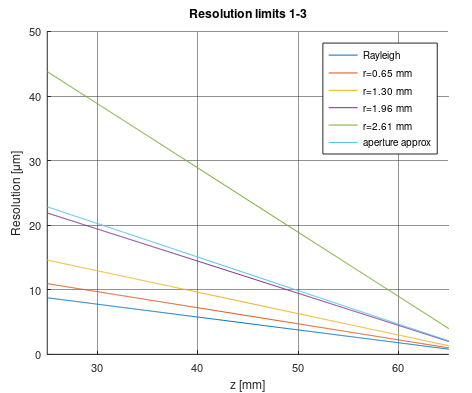
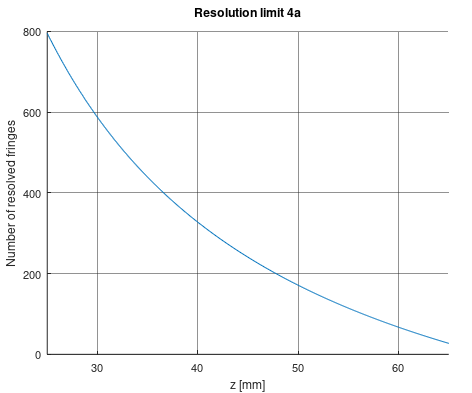

Source code (MATLAB) for these figures, in order: (Note: a time limit stopped this script after it produced the figures.)

output='/home/pracownicy/jnowak/holo/resolution/plots';
frm='png';
res=300;

% constants
lambda=532e-9;
zR=69e-3;
px=3.1843e-6;
Dh=2048*px;
k0=3.83;
Nbit=8;

% mean fitted values
w=6.2607e-3;
xR=-0.4550e-3; xC=-sign(xR)*3.25e-3;
yR=0.8615e-3; yC=-sign(yR)*3.25e-3;
rmax=sqrt((xR-xC)^2+(yR-yC)^2);



%% 1st, 2nd and approx 3rd limit
z=(25:0.1:65)'*1e-3; zo=zR-z;
r=(0.2:0.2:0.8)'*Dh/2; % distance from the hologram center in hologram plane

dlim1=1.22*2*lambda*zo/Dh;

[Z,R]=meshgrid(zo,r);
dlim2=1.22*2*lambda/Dh*Z./(1-2/Dh*R);

betaG=10;
dlim3_approx=betaG/pi*2*lambda/Dh*zo;

f=figure('Color','white',...
    'PaperUnits','centimeters',...
    'PaperSize',[21 29.7],...
    'PaperPosition',[2.5 2.5 12 10]);
ax=axes('Parent',f,'Color','none',...
    'Position',[0.1 0.1 0.85 0.82],'FontSize',8);
hold on
plot(z*1e3,dlim1*1e6)
plot(z*1e3,dlim2*1e6)
plot(z*1e3,dlim3_approx*1e6)
legend(cat(1,'Rayleigh',...
    num2cell(num2str(r*1e3,'r=%4.2f mm'),2),...
    'aperture approx'),...
    'Location','northeast')
xlabel('z [mm]')
ylabel('Resolution [\mum]')
title('Resolution limits 1-3')
set(ax,'XGrid','on','YGrid','on','GridAlpha',0.5,'XLim',[min(z) max(z)]*1e3)
print(f,[output,filesep,'res1-3'],['-d',frm],['-r',num2str(res)]);



%% 4th limit
z=(25:0.1:65)'*1e-3; zo=zR-z;
k=(0.25:0.01:1)'; % length with respect to 1st bessel zero


% n=n(zo)
nlim4=zeros(length(z),1);
fitoptions=optimset('TolX',1e-3);
for cnt1=1:length(z)
    fun4limN=@(nn) abs(sqrt(2*nn+2.5)-sqrt(2*nn+0.5)-2*px*sqrt((1/zo(cnt1)-1/zR)/lambda));
    nlim4(cnt1)=fminsearch(fun4limN,10,fitoptions);
end
zo_check=1./((sqrt(2*nlim4+2.5)-sqrt(2*nlim4+0.5)).^2*lambda/4/px^2+1/zR);
z_check=zR-zo_check;
nlim4_approx=lambda./(1./zo-1/zR)/8/px^2-3/4;

f=figure('Color','white',...
    'PaperUnits','centimeters',...
    'PaperSize',[21 29.7],...
    'PaperPosition',[2.5 2.5 12 10]);
ax=axes('Parent',f,'Color','none',...
    'Position',[0.1 0.1 0.85 0.82],'FontSize',8);
hold on
%plot(z*1e3,nlim4,z_check*1e3,nlim4,z*1e3,nlim4_approx)
plot(z*1e3,nlim4)
xlabel('z [mm]')
ylabel('Number of resolved fringes')
title('Resolution limit 4a')
set(ax,'XGrid','on','YGrid','on','GridAlpha',0.5,'XLim',[min(z) max(z)]*1e3)
print(f,[output,filesep,'res4a'],['-d',frm],['-r',num2str(res)]);


% d=d(zo,k)
dlim4=zeros(length(k),length(z));
fitoptions=optimset('TolX',1e-8);
for cnt1=1:length(k)
    for cnt2=1:length(z)
        fun4limN=@(nn) abs(sqrt(2*nn+2.5)-sqrt(2*nn+0.5)-2*px*sqrt((1/zo(cnt2)-1/zR)/lambda));
        fun4_d2n=@(dd) 0.5*(k0*k(cnt1)/pi/dd)^2*lambda*zo(cnt2)*(1-zo(cnt2)/zR)-0.25;
        fun4limD=@(dd) fun4limN(fun4_d2n(dd));
        dlim4(cnt1,cnt2)=fminsearch(fun4limD,3e-6,fitoptions);
    end
end

f=figure('Color','white',...
    'PaperUnits','centimeters',...
    'PaperSize',[21 29.7],...
    'PaperPosition',[2.5 2.5 12 10]);
axes('Parent',f,'Color','none',...
    'Position',[0.1 0.1 0.85 0.82],'FontSize',8);
hold on
contourf(z*1e3,k,dlim4*1e6,30)
colormap jet, c=colorbar; c.Label.String='Resolution [\mum]';
xlabel('z [mm]')
ylabel('bessel normalized coordinate k')
title('Resolution limit 4b')
print(f,[output,filesep,'res4bCon'],['-d',frm],['-r',num2str(res)]);

[Zo,K]=meshgrid(zo,k);
dlim4_approx=2/pi*k0*px*K.*(1-Zo/zR);

f=figure('Color','white',...
    'PaperUnits','centimeters',...
    'PaperSize',[21 29.7],...
    'PaperPosition',[2.5 2.5 12 10]);
axes('Parent',f,'Color','none',...
    'Position',[0.1 0.1 0.85 0.82],'FontSize',8);
hold on
contourf(z*1e3,k,dlim4_approx*1e6,30)
colormap jet, c=colorbar; c.Label.String='Resolution [\mum]';
xlabel('z [mm]')
ylabel('bessel normalized coordinate k')
title('Resolution limit 4b approx')
print(f,[output,filesep,'res4bConAp'],['-d',frm],['-r',num2str(res)]);


f=figure('Color','white',...
    'PaperUnits','centimeters',...
    'PaperSize',[21 29.7],...
    'PaperPosition',[2.5 2.5 12 10]);
ax=axes('Parent',f,'Color','none',...
    'Position',[0.1 0.1 0.85 0.82],'FontSize',8);
hold on
plot(z*1e3,dlim4(1:10:end,:)'*1e6)
legend(num2str(k(1:10:end),'k=%4.2f\n'),'Location','northwest')
plot(z*1e3,dlim4_approx(1:10:end,:)'*1e6,'r--')
plot(z*1e3,dlim4(1:10:end,:)'*1e6)
%legend(num2str(k(1:10:end),'k=%4.2f\n'))
xlabel('z [mm]')
ylabel('Resolution [\mum]')
title('Resolution limit 4b')
set(ax,'XGrid','on','YGrid','on','GridAlpha',0.5,'XLim',[min(z) max(z)]*1e3)
print(f,[output,filesep,'res4bLin'],['-d',frm],['-r',num2str(res)]);



%% 5th limit

% parmeters grid
z=(25:0.5:65)'*1e-3; zo=zR-z;
r=(0:1e-4:rmax)'; % distance from the beam center in hologram plane
n=(1:10)'; % number of fringes to be resolved
k=(0.25:0.05:1)'; % length with respect to 1st bessel zero

%% d=d(r,zo,n)
dlim5a=zeros([length(r) length(z) length(n)]);
for cnt1=1:length(r)
    rt=r(cnt1);
    contrast=(1-exp(-2*rmax^2/w^2))*exp(2*rt^2/w^2)*2^-Nbit;
    
    for cnt2=1:length(z)
        zt=zo(cnt2);
        mo=1/(1-zt/zR);
        magnif=mo^2*zt;
    
        for cnt3=1:length(n)
            nt=n(cnt3);
            
            rp=sqrt((2*nt+0.5)*mo*zt*lambda);
            dlim5a(cnt1,cnt2,cnt3)=pi^2/lambda/2*contrast^2/magnif*rp^3*exp(-2*rp^2/w^2);    
        end
        
    end
    
end

for cnt1=1:length(n)
    f=figure('Color','white',...
        'PaperUnits','centimeters',...
        'PaperSize',[21 29.7],...
        'PaperPosition',[2.5 2.5 12 10]);
    ax=axes('Parent',f,'Color','none',...
        'Position',[0.1 0.1 0.85 0.82],'FontSize',8);
    hold on
    contourf(z*1e3,r*1e3,dlim5a(:,:,cnt1)*1e6,20)
    %caxis([min(dlim5a(:)) max(dlim5a(:))]*1e6)
    colormap jet, c=colorbar; c.Label.String='Resolution [\mum]';
    xlabel('z [mm]')
    ylabel('r [mm]')
    title(sprintf('Resolution limit 5a for resolved fringes n=%d',round(n(cnt1))))
    print(f,[output,filesep,sprintf('res5a_n%03d',round(n(cnt1)))],['-d',frm],['-r',num2str(res)]);
end

% approx
[Z,R,N]=meshgrid(zo,r,n);
contrast=(1-exp(-2*rmax^2/w^2))*exp(2*R.^2/w^2)*2^-Nbit;
mo=1./(1-Z/zR);
dlim5a_approx=pi^2/2*contrast.^2.*sqrt(lambda*Z./mo).*(2*N+0.5).^1.5;
for cnt1=1:length(n)
    f=figure('Color','white',...
        'PaperUnits','centimeters',...
        'PaperSize',[21 29.7],...
        'PaperPosition',[2.5 2.5 12 10]);
    ax=axes('Parent',f,'Color','none',...
        'Position',[0.1 0.1 0.85 0.82],'FontSize',8);
    hold on
    contourf(z*1e3,r*1e3,dlim5a_approx(:,:,cnt1)*1e6,20)
    %caxis([min(dlim5a(:)) max(dlim5a(:))]*1e6)
    colormap jet, c=colorbar; c.Label.String='Resolution [\mum]';
    xlabel('z [mm]')
    ylabel('r [mm]')
    title(sprintf('Resolution limit 5a approx for resolved fringes n=%d',round(n(cnt1))))
    print(f,[output,filesep,sprintf('res5aAp_n%03d',round(n(cnt1)))],['-d',frm],['-r',num2str(res)]);
end


%% d=d(r,zo,k)
dlim5b=zeros([length(r) length(z) length(k)]);
for cnt1=1:length(r)
    rt=r(cnt1);
    contrast=(1-exp(-2*rmax^2/w^2))*exp(2*rt^2/w^2)*2^-Nbit;
    
    for cnt2=1:length(z)
        zt=zo(cnt2);
        mo=1/(1-zt/zR);
        magnif=mo^2*zt;
    
        for cnt3=1:length(k)
            kt=k(cnt3);
            
            rp=@(d) lambda*zt/pi/d*k0*kt;
            fun5=@(d) abs(d-pi^2/lambda/2*contrast^2/magnif*rp(d)^3);%*exp(-2*rp(d)^2/w^2));
            
            fitoptions = optimset('TolX',1e-8);
            dlim5b(cnt1,cnt2,cnt3)=fminsearch(fun5,1e-6,fitoptions);            
        end
        
    end
    
end

for cnt1=1:length(k) 
    f=figure('Color','white',...
        'PaperUnits','centimeters',...
        'PaperSize',[21 29.7],...
        'PaperPosition',[2.5 2.5 12 10]);
    ax=axes('Parent',f,'Color','none',...
        'Position',[0.1 0.1 0.85 0.82],'FontSize',8);
    hold on
    contourf(z*1e3,r*1e3,dlim5b(:,:,cnt1)*1e6,20)
    %caxis([min(dlim5a(:)) max(dlim5a(:))]*1e6)
    colormap jet, c=colorbar; c.Label.String='Resolution [\mum]';
    xlabel('z [mm]')
    ylabel('r [mm]')
    title(sprintf('Resolution limit 5b for bessel coordinate k=%4.2f',k(cnt1)))
    print(f,[output,filesep,sprintf('res5b_k%03d',round(k(cnt1)*100))],['-d',frm],['-r',num2str(res)]); 
end

% approx
[Z,R,K]=meshgrid(zo,r,k);
contrast=(1-exp(-2*rmax^2/w^2))*exp(2*R.^2/w^2)*2^-Nbit;
mo=1./(1-Z/zR);
dlim5b_approx=(2*pi)^-0.25*sqrt(contrast*lambda.*Z./mo).*(k0*K).^0.75;
for cnt1=1:length(k) 
    f=figure('Color','white',...
        'PaperUnits','centimeters',...
        'PaperSize',[21 29.7],...
        'PaperPosition',[2.5 2.5 12 10]);
    ax=axes('Parent',f,'Color','none',...
        'Position',[0.1 0.1 0.85 0.82],'FontSize',8);
    hold on
    contourf(z*1e3,r*1e3,dlim5b_approx(:,:,cnt1)*1e6,20)
    %caxis([min(dlim5a(:)) max(dlim5a(:))]*1e6)
    colormap jet, c=colorbar; c.Label.String='Resolution [\mum]';
    xlabel('z [mm]')
    ylabel('r [mm]')
    title(sprintf('Resolution limit 5b for bessel coordinate k=%4.2f',k(cnt1)))
    print(f,[output,filesep,sprintf('res5bAp_k%03d',round(k(cnt1)*100))],['-d',frm],['-r',num2str(res)]); 
end
